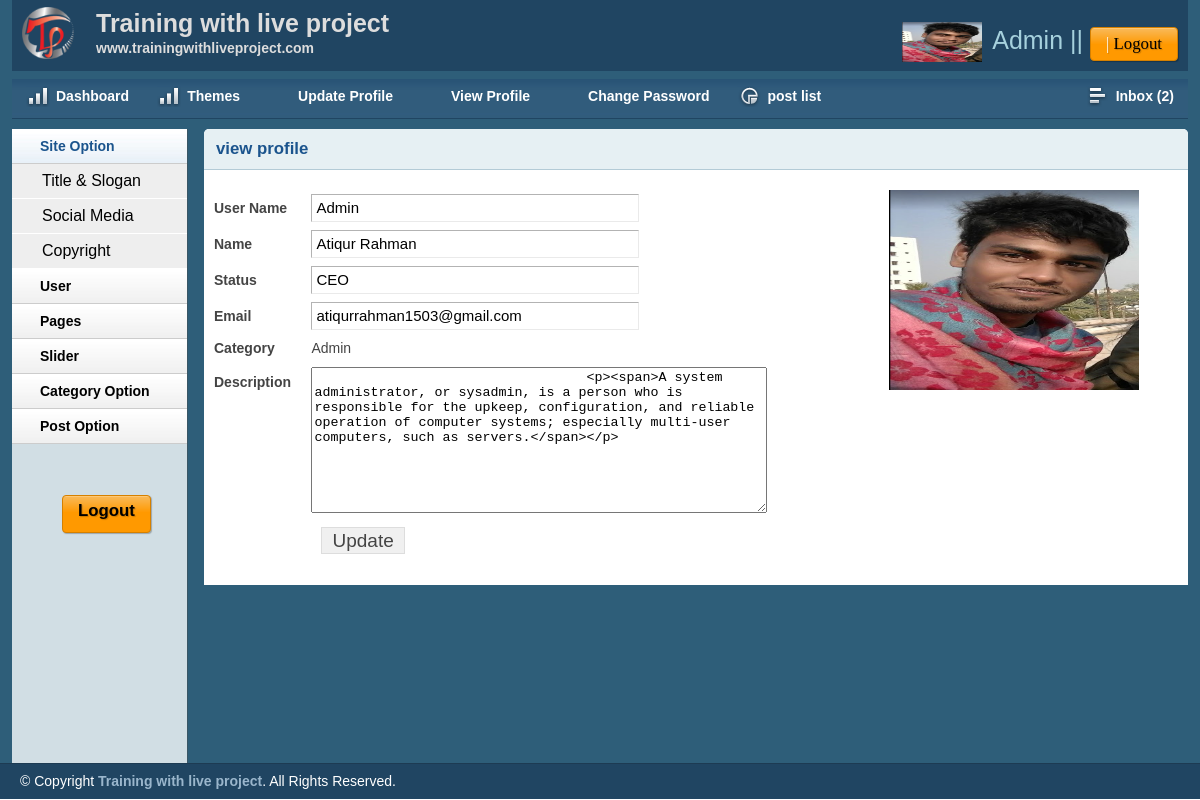
Screenshot of /admin/viewprofile.php (signed in) with the database file from the repository.
### tables this page shows
CREATE TABLE `tbl_user` (
  `id` int(11) NOT NULL,
  `username` varchar(255) NOT NULL,
  `name` varchar(255) NOT NULL,
  `category` varchar(255) NOT NULL,
  `image` varchar(255) NOT NULL,
  `email` varchar(255) NOT NULL,
  `password` varchar(255) NOT NULL,
  `details` text NOT NULL,
  `status` int(11) NOT NULL
);

### lib/Database.php (called while the page is built, shortened)
<?php
Class Database{
	public $host   = DB_HOST;
	public $user   = DB_USER;
	public $pass   = DB_PASS;
	public $dbname = DB_NAME;
	public $link;
	private function connectDB(){
	$this->link = new mysqli($this->host, $this->user, $this->pass, $this->dbname);
 }
	public function select($quary){
		$result = $this->link->query($quary) or die($this->link->error.__LINE__);
		if($result->num_rows > 0){
			return $result;
		} else {
			return false;
		}
	}
}

### lib/Session.php (called while the page is built, shortened)
<?php
class Session{
	public static function get($key){
		if (isset($_SESSION[$key])) {
			return $_SESSION[$key];
		}else{
			return false;
		}
	}
}
?>

### admin/viewprofile.php (the view, shortened to what this page needs)
<?php include 'inc/header.php';?>
<?php include 'inc/sidebar.php';?>
<?php
           $userId = Session::get('userid');
           $UserStatus = Session::get('userstatus');
   ?>
        <div class="grid_10">
            <div class="box round first grid">
                <h2>view profile</h2>
                <?php
                   $quary = "SELECT * from tbl_user where id='$userId' AND status=' $UserStatus'" ;
                      $post = $db->select($quary);
                      if($post){
                      while ( $result = $post->fetch_assoc()) {
                 ?>
                <div class="block">
                  <div class="leftsite" >
                 <form action="" method="POST" enctype="multipart/form-data">
                    <table class="form">
                    <tr>
                            <td>
                                <label>User Name</label>
                            </td>
                            <td>
                                <input type="text" readonly value="<?php echo $result['username']; ?>"  class="medium" />
                            </td>
                        </tr>
                        <tr>
                            <td>
                                <label>Name</label>
                            </td>
                            <td>
                                <input type="text" readonly value="<?php echo $result['name']; ?>"  class="medium" />
                            </td>
                        </tr>
                         <tr>
                            <td>
                                <label>Status</label>
                            </td>
                            <td>
                                <input type="text" readonly value="<?php echo $result['category']; ?>"  class="medium" />
                            </td>
                        </tr>
                          <tr>
                            <td>
                                <label>Email</label>
                            </td>
                            <td>
                                <input type="text" readonly value="<?php echo $result['email']; ?>"  class="medium" />
                            </td>
                        </tr>
                        <tr>
                            <td>
                                <label>Category</label>
                            </td>
                            <td>
                                <?php
                                  if ($result['status'] == '1') {
                                    echo "Author";
                                   }elseif ($result['status'] == '2') {
                                     echo "Editor";
                                   }elseif ($result['status'] == '3') {
                                     echo "Moderator";
                                   }elseif ($result['status'] == '4') {
                                     echo "Admin";
                                   }
                                ?>
                            </td>
                        </tr>
                        <tr>
                            <td style="vertical-align: top; padding-top: 9px;">
                                <label>Description</label>
                            </td>
                            <td>
                                <textarea readonly style="height: 140px;width: 450px;">
                                  <?php echo $result['details']; ?>
                                </textarea>
                            </td>
                        </tr>
                       <tr>
                            <td></td>
                            <td>
                              <span class="replay"><a href="profile.php">Update </a></span>
                            </td>
                        </tr>
                    </table>
                    </form>
                </div>
                       <div class="rigntsite">
                             <img src="<?php echo $result['image']; ?>" alt="image"/>
                       </div>
            </div>
             <?php }} ?>
        </div>
        </div>
    <?php include 'inc/hoder.php';?>

### admin/inc/header.php (shortened to what this page needs)
<?php
    include '../lib/Session.php';
?>
<?php include '../lib/Database.php'; ?>
 <?php
    $db = new Database();
 ?>
<!DOCTYPE html>
<html>
<head>
    <link rel="stylesheet" type="text/css" href="css/reset.css" media="screen" />
    <link rel="stylesheet" type="text/css" href="css/text.css" media="screen" />
    <link rel="stylesheet" type="text/css" href="css/grid.css" media="screen" />
    <link rel="stylesheet" type="text/css" href="css/layout.css" media="screen" />
    <link rel="stylesheet" type="text/css" href="css/nav.css" media="screen" />
    <link href="css/table/demo_page.css" rel="stylesheet" type="text/css" />
</head>
<body>
    <div class="container_12">
        <div class="grid_12 header-repeat">
            <div id="branding">
                <div class="floatleft logo">
                    <img src="img/livelogo.png" alt="Logo" />
				</div>
				<div class="floatleft middle">
					<h1>Training with live project</h1>
					<p>www.trainingwithliveproject.com</p>
				</div>
                    <?php
                        $userId = Session::get('userid');
                        $UserStatus = Session::get('userstatus');
                     ?>
                <div class="floatright">
                <?php
                     $quary = "SELECT * from tbl_user where id='$userId' AND status=' $UserStatus'" ;
                        $post = $db->select($quary);
                        if($post){
                        while ( $result = $post->fetch_assoc()) {
                 ?>
                    <div class="floatleft">
                        <img src="<?php echo $result['image'];?>" height="40px" width="80px" alt="Profile Pic" /></div>
                        <?php }} ?>
                    <div class="floatleft marginleft10 ">
                        <ul class="inline-ul floatleft">
                            <li style="font-size: 25px;color: #A6D1DD;"><?php echo Session::get('username'); ?> || </li>
                            <li ><a class="btn btn-denger" style="font-size: 17px;font-size: larger;font-family: cursive;color: black;" href="?action=logout">Logout</a></li>
                        </ul>
                    </div>
                </div>
            </div>
        </div>
        <div class="grid_12">
            <ul class="nav main">
                <li class="ic-dashboard"><a href="index.php"><span>Dashboard</span></a> </li>
                <li class="ic-dashboard"><a href="themes.php"><span>Themes</span></a> </li>
                <li class="ic-typography"><a href="profile.php"><span>Update Profile</span></a></li>
                <li class="ic-typography"><a href="viewprofile.php"><span>View Profile</span></a></li>
				<li class="ic-typography"><a href="changepassword.php"><span>Change Password</span></a></li>
                 <li class="ic-charts"><a href="postlist.php"><span>post list</span></a></li>
                <li class="ic-grid-tables" style="float: right;"><a href="inbox.php"><span>Inbox
                    <?php
                        $quary = "select * from  contact where status='0' order by id desc " ;
                        $data = $db->select($quary);
                        if($data){
                            $count = mysqli_num_rows($data);
                            echo "(".$count.")";
                           }else{
                            echo "(0)";
                           }
                    ?>
                </span></a></li>
            </ul>
        </div>

### admin/css/layout.css (style rules this page uses)
body { background: #fff none repeat scroll 0 0; color: #444; font-size: 14px; padding: 0; }
.floatleft { float:left; }
.logo img { margin-top: -15px; width: 52px; }
.middle { margin-left: 22px; margin-top: -14px; }
.middle h1 { color:#ddd;margin:0 }
.middle p { color: #ddd; margin: 0; font-weight: bold; }
.floatright { float:right; }
.inline-ul li { display:inline; color:#fff; }
.marginleft10 { margin-left:10px; }
a { color: #000; font-weight:bold; text-decoration: none; }
.container_12, .container_16 { background:#2E5E79; }
h1, h2, h3, h4, h5, h6 { line-height:1.2em; margin-bottom:.3em; }
h2 { margin-top:1em; }
#branding { font-weight: normal; margin-bottom: 0; padding: 22px 10px 3px; text-align: left; }
.header-repeat { background:url(../img/header-repeat.jpg) repeat-x; }
#branding a { color:#A1EAFF; font-weight:normal; }
#branding a:before { content:" | "; color:#fff; }
#branding ul, #branding ul li { margin:0px; padding:0px; }
#branding li { padding:0px 0px 0px 0px !important; }
.box { background:#fff; margin-bottom:20px; padding:10px 10px 10px 10px; margin-left:-8px; }
.box.grid { padding-bottom:40px; }
.box.round { -moz-border-radius: 5px 5px 0px 0px; -webkit-border-radius: 5px 5px 0px 0px; border-radius: 5px 5px 0px 0px; }
.box h2 { font-size:1.2em; font-weight:bold; color:#1B548D; background:#E6F0F3; margin:-10px -10px 0 -10px; padding:10px 12px; border-bottom:1px solid #B3CBD6; -moz-border-radius: 5px 5px 0px 0px; -webkit-border-radius: 5px 5px 0px 0px; border-radius: 5px 5px 0px 0px; }
.box.first { min-height: 406px; }
.block { padding-top:20px; }
p { margin-bottom:1em; }
ul, ol { padding-top:0; }
table.form { width:100%; }
table.form td { padding:4px 0px; }
table.form label { font-weight:bold; }
table.form input, table.form select { font-size: 15px; padding: 4px 4px 5px 4px; border-top: 1px solid #b3b3b3; border-left: 1px solid #b3b3b3; border-right: 1px solid #eaeaea; border-bottom: 1px solid #eaeaea; }
input.medium { width: 55%; }
.block { padding-bottom:1px; }
.btn, .btn-icon, .btn-mini { background-repeat: repeat-x; color: #FFF; font-weight: bold; display: inline-block; text-decoration: none; border-width: 1px; border-style: solid; padding: 0 15px 4px; *padding: 0 7px 4px; margin: 0; text-shadow: 1px 1px 1px rgba(0,0,0,.2); -moz-box-shadow: 1px 1px 1px rgba(0,0,0,.25); -webkit-box-shadow: 1px 1px 1px rgba(0,0,0,.25); -moz-border-radius: 4px; -webkit-border-radius: 4px; filter: progid:DXImageTransform.Microsoft.Shadow(color=#999999,direction=135,strength=2); cursor: pointer; position: relative; }
.btn, .btn-icon { background-position: 0 -80px; font-size: 12px; height: 32px; line-height: 29px; }
a.btn, a.btn-icon { height: 32px; line-height: 32px; padding-bottom: 0; }
.btn, .btn-icon, .btn-mini, .btn:visited, .btn-icon:visited, .btn-mini:visited { background-image: url(../img/bg-lite.png); background-color: #F90; border-color: #D58000; color: #FFF; }

### admin/viewprofile.php (style rules this page uses)
.replay { margin-left: 10px; }
.replay a { background: #f0f0f0 none repeat scroll 0 0; border: 1px solid #ddd; color: #444; cursor: pointer; font-size: 19px; font-weight: normal; padding: 2px 10px; }
.leftsite { float: left;width: 70% }
.rigntsite { float: right;width: 30% }
.rigntsite img { height: 200px;width: 250px; }

### rows the page displays
tbl_user: image (picture), username "Admin", name "Atiqur Rahman", category "CEO", email "atiqurrahman1503@gmail.com", status "Admin", details "<p><span>A system administrator, or sysadmin, is a person who is responsible for the upkeep, configuration, and reliable operation of computer systems; especially multi-user computers, such as servers.</span></p>"

### other values shown
Session::get('username') "Admin"
$count "2"
